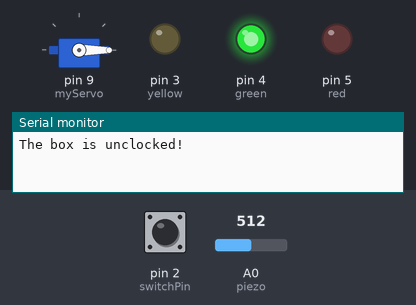
A sketch run on a simulated Arduino Uno, built with avr-gcc and run on an emulated ATmega328P. Shown: servo, output pins drawn as LEDs (lit = HIGH), the last lines printed to the serial monitor. The inputs (shaded band) are chosen by the test bench; at power-on: pin 2 (switchPin) LOW, A0 (piezo) = 512.

Above: at 1.2 s.
1.3 s: pin 2 (switchPin) pulled HIGH for 0.15 s
At 2.0 s:
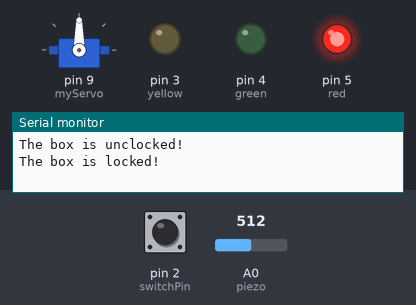
2.9 s: A0 (piezo) set to 716
At 3.6 s:
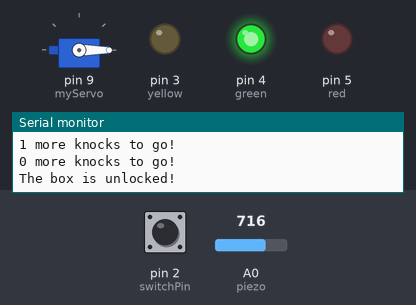
4.5 s: pin 2 (switchPin) pulled HIGH for 3.2 s
At 5.3 s:
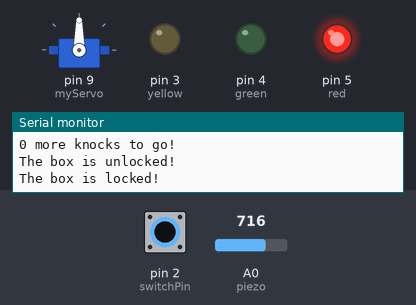
Timing chart, 0 to 10.1 s (numbered marks = the images above; inputs shaded):
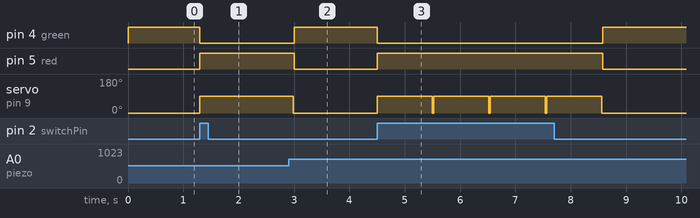

Measured:
- after the input at 1.3 s, pin 4 (green): HIGH → LOW at once; pin 5 (red): LOW → HIGH at once; servo on pin 9 (myServo): 0° → 90° at once
- after the input at 2.9 s, pin 4 (green): LOW → HIGH after 0.11 s; pin 5 (red): HIGH → LOW after 0.11 s; servo on pin 9 (myServo): 90° → 0° after 0.09 s
- after the input at 4.5 s, pin 4 (green): HIGH → LOW at once, → HIGH 4.1 s later; pin 5 (red): LOW → HIGH at once, → LOW 4.1 s later; servo on pin 9 (myServo): 0° → 90° at once, → 0° 4.1 s later

The sketch:

knock_lock.ino
```cpp
#include <Servo.h>
Servo myServo;

const int piezo = A0;
const int switchPin = 2;
const int yellow = 3;
const int green = 4;
const int red = 5;

int knockVal;
int switchVal;

const int quietKnock = 10;
const int loudKnock = 100;

boolean locked = false;
int numKnocks = 0;

void setup() {
  //attach servo to pin 9
  myServo.attach(9);
  //set up LED output pins
  pinMode(yellow, OUTPUT);
  pinMode(red, OUTPUT);
  pinMode(green, OUTPUT);
  //set up input pin for switch
  pinMode(switchPin, INPUT);
  //start serial window
  Serial.begin(9600);
  //turn on green led
  digitalWrite(green,HIGH);
  //set servo to base position
  myServo.write(0);
  //print message to serial window
  Serial.println("The box is unclocked!");

}

void loop() {
  if (locked == false) {
    switchVal = digitalRead(switchPin);
    if (switchVal == HIGH) {
      locked = true;
      digitalWrite(green,LOW);
      digitalWrite(red,HIGH);
      myServo.write(90);
      Serial.println("The box is locked!");
      delay(1000);
    }
  }
  if (locked == true) {
    knockVal = analogRead(piezo);
    if (numKnocks < 3 && knockVal > 0) {
      if (checkForKnock(knockVal) ==  true) {
        numKnocks ++;
      }
      Serial.print(3 - numKnocks);
      Serial.println(" more knocks to go!");
    }
    if (numKnocks >=3) {
      locked = false;
      myServo.write(0);
      delay(20);
      digitalWrite(green,HIGH);
      digitalWrite(red,LOW);
      Serial.println("The box is unlocked!");
    }
  }
}

boolean checkForKnock(int value) {
  if (value > quietKnock && value < loudKnock){
    digitalWrite(yellow,HIGH);
    Serial.print("Valid knock of value ");
    Serial.println(value);
    return false;
  }
}
```
